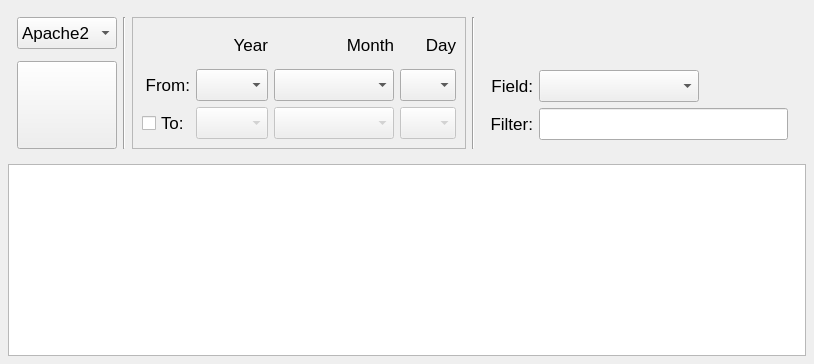
          <widget class="QWidget" name="StatsTabsPage4">
           <layout class="QGridLayout" name="gridLayout_13">
            <property name="leftMargin">
             <number>8</number>
            </property>
            <property name="topMargin">
             <number>8</number>
            </property>
            <property name="rightMargin">
             <number>8</number>
            </property>
            <property name="bottomMargin">
             <number>8</number>
            </property>
            <item row="0" column="0">
             <widget class="QFrame" name="frame_StatsDay_Opt">
              <property name="sizePolicy">
               <sizepolicy hsizetype="Expanding" vsizetype="Preferred">
                <horstretch>0</horstretch>
                <verstretch>0</verstretch>
               </sizepolicy>
              </property>
              <layout class="QGridLayout" name="gridLayout_11">
               <item row="0" column="2" rowspan="3">
                <widget class="QFrame" name="frame_StatsDay_Date">
                 <property name="frameShape">
                  <enum>QFrame::StyledPanel</enum>
                 </property>
                 <property name="frameShadow">
                  <enum>QFrame::Sunken</enum>
                 </property>
                 <layout class="QGridLayout" name="gridLayout_9">
                  <item row="0" column="2">
                   <widget class="QLabel" name="label_StatsDay_Month">
                    <property name="font">
                     <font>
                      <pointsize>13</pointsize>
                     </font>
                    </property>
                    <property name="text">
                     <string>Month</string>
                    </property>
                    <property name="alignment">
                     <set>Qt::AlignRight|Qt::AlignTrailing|Qt::AlignVCenter</set>
                    </property>
                   </widget>
                  </item>
                  <item row="0" column="3">
                   <widget class="QLabel" name="label_StatsDay_Day">
                    <property name="font">
                     <font>
                      <pointsize>13</pointsize>
                     </font>
                    </property>
                    <property name="text">
                     <string>Day</string>
                    </property>
                    <property name="alignment">
                     <set>Qt::AlignRight|Qt::AlignTrailing|Qt::AlignVCenter</set>
                    </property>
                   </widget>
                  </item>
                  <item row="1" column="0">
                   <widget class="QLabel" name="label_StatsDay_From">
                    <property name="font">
                     <font>
                      <pointsize>13</pointsize>
                     </font>
                    </property>
                    <property name="text">
                     <string>From:</string>
                    </property>
                    <property name="alignment">
                     <set>Qt::AlignRight|Qt::AlignTrailing|Qt::AlignVCenter</set>
                    </property>
                   </widget>
                  </item>
                  <item row="2" column="1">
                   <widget class="QComboBox" name="box_StatsDay_ToYear">
                    <property name="enabled">
                     <bool>false</bool>
                    </property>
                    <property name="minimumSize">
                     <size>
                      <width>0</width>
                      <height>32</height>
                     </size>
                    </property>
                    <property name="maximumSize">
                     <size>
                      <width>72</width>
                      <height>32</height>
                     </size>
                    </property>
                    <property name="font">
                     <font>
                      <pointsize>13</pointsize>
                     </font>
                    </property>
                    <property name="placeholderText">
                     <string notr="true">-</string>
                    </property>
                   </widget>
                  </item>
                  <item row="1" column="1">
                   <widget class="QComboBox" name="box_StatsDay_FromYear">
                    <property name="sizePolicy">
                     <sizepolicy hsizetype="Fixed" vsizetype="Fixed">
                      <horstretch>0</horstretch>
                      <verstretch>0</verstretch>
                     </sizepolicy>
                    </property>
                    <property name="minimumSize">
                     <size>
                      <width>0</width>
                      <height>32</height>
                     </size>
                    </property>
                    <property name="maximumSize">
                     <size>
                      <width>72</width>
                      <height>32</height>
                     </size>
                    </property>
                    <property name="font">
                     <font>
                      <pointsize>13</pointsize>
                     </font>
                    </property>
                    <property name="placeholderText">
                     <string notr="true">-</string>
                    </property>
                   </widget>
                  </item>
                  <item row="0" column="1">
                   <widget class="QLabel" name="label_StatsDay_Year">
                    <property name="font">
                     <font>
                      <pointsize>13</pointsize>
                     </font>
                    </property>
                    <property name="text">
                     <string>Year</string>
                    </property>
                    <property name="alignment">
                     <set>Qt::AlignRight|Qt::AlignTrailing|Qt::AlignVCenter</set>
                    </property>
                   </widget>
                  </item>
                  <item row="1" column="3">
                   <widget class="QComboBox" name="box_StatsDay_FromDay">
                    <property name="minimumSize">
                     <size>
                      <width>0</width>
                      <height>32</height>
                     </size>
                    </property>
                    <property name="maximumSize">
                     <size>
                      <width>56</width>
                      <height>32</height>
                     </size>
                    </property>
                    <property name="font">
                     <font>
                      <pointsize>13</pointsize>
                     </font>
                    </property>
                    <property name="placeholderText">
                     <string notr="true">-</string>
                    </property>
                   </widget>
                  </item>
                  <item row="2" column="2">
                   <widget class="QComboBox" name="box_StatsDay_ToMonth">
                    <property name="enabled">
                     <bool>false</bool>
                    </property>
                    <property name="minimumSize">
                     <size>
                      <width>0</width>
                      <height>32</height>
                     </size>
                    </property>
                    <property name="maximumSize">
                     <size>
                      <width>16777215</width>
                      <height>32</height>
                     </size>
                    </property>
                    <property name="font">
                     <font>
                      <pointsize>13</pointsize>
                     </font>
                    </property>
                    <property name="placeholderText">
                     <string notr="true">-</string>
                    </property>
                   </widget>
                  </item>
                  <item row="2" column="0">
                   <widget class="QCheckBox" name="checkBox_StatsDay_Period">
                    <property name="font">
                     <font>
                      <pointsize>13</pointsize>
                     </font>
                    </property>
                    <property name="text">
                     <string>To:</string>
                    </property>
                   </widget>
                  </item>
                  <item row="2" column="3">
                   <widget class="QComboBox" name="box_StatsDay_ToDay">
                    <property name="enabled">
                     <bool>false</bool>
                    </property>
                    <property name="minimumSize">
                     <size>
                      <width>0</width>
                      <height>32</height>
                     </size>
                    </property>
                    <property name="maximumSize">
                     <size>
                      <width>56</width>
                      <height>32</height>
                     </size>
                    </property>
                    <property name="font">
                     <font>
                      <pointsize>13</pointsize>
                     </font>
                    </property>
                    <property name="placeholderText">
                     <string notr="true">-</string>
                    </property>
                   </widget>
                  </item>
                  <item row="1" column="2">
                   <widget class="QComboBox" name="box_StatsDay_FromMonth">
                    <property name="minimumSize">
                     <size>
                      <width>120</width>
                      <height>32</height>
                     </size>
                    </property>
                    <property name="maximumSize">
                     <size>
                      <width>16777215</width>
                      <height>32</height>
                     </size>
                    </property>
                    <property name="font">
                     <font>
                      <pointsize>13</pointsize>
                     </font>
                    </property>
                    <property name="placeholderText">
                     <string notr="true">-</string>
                    </property>
                   </widget>
                  </item>
                 </layout>
                </widget>
               </item>
               <item row="0" column="4" rowspan="3">
                <widget class="QFrame" name="frame_StatsDay_Field">
                 <layout class="QGridLayout" name="gridLayout_8">
                  <item row="2" column="1">
                   <widget class="QLineEdit" name="inLine_StatsDay_Filter">
                    <property name="minimumSize">
                     <size>
                      <width>0</width>
                      <height>32</height>
                     </size>
                    </property>
                    <property name="maximumSize">
                     <size>
                      <width>16777215</width>
                      <height>32</height>
                     </size>
                    </property>
                    <property name="font">
                     <font>
                      <pointsize>13</pointsize>
                     </font>
                    </property>
                    <property name="toolTip">
                     <string>With strings, only the lines in which the field is starting with this string will be used.
With numbers, use '!', '=','&lt;' or '&gt;' to declare what to use</string>
                    </property>
                   </widget>
                  </item>
                  <item row="0" column="0" colspan="2">
                   <spacer name="verticalSpacer">
                    <property name="orientation">
                     <enum>Qt::Vertical</enum>
                    </property>
                    <property name="sizeType">
                     <enum>QSizePolicy::Fixed</enum>
                    </property>
                    <property name="sizeHint" stdset="0">
                     <size>
                      <width>298</width>
                      <height>44</height>
                     </size>
                    </property>
                   </spacer>
                  </item>
                  <item row="1" column="0">
                   <widget class="QLabel" name="label_StatsDay_LogsField">
                    <property name="font">
                     <font>
                      <pointsize>13</pointsize>
                     </font>
                    </property>
                    <property name="text">
                     <string>Field:</string>
                    </property>
                    <property name="alignment">
                     <set>Qt::AlignRight|Qt::AlignTrailing|Qt::AlignVCenter</set>
                    </property>
                   </widget>
                  </item>
                  <item row="1" column="1">
                   <widget class="QComboBox" name="box_StatsDay_LogsField">
                    <property name="minimumSize">
                     <size>
                      <width>0</width>
                      <height>32</height>
                     </size>
                    </property>
                    <property name="maximumSize">
                     <size>
                      <width>160</width>
                      <height>32</height>
                     </size>
                    </property>
                    <property name="font">
                     <font>
                      <pointsize>13</pointsize>
                     </font>
                    </property>
                    <property name="toolTip">
                     <string>Select a log field to view</string>
                    </property>
                   </widget>
                  </item>
                  <item row="2" column="0">
                   <widget class="QLabel" name="label_StatsDay_Filter">
                    <property name="font">
                     <font>
                      <pointsize>13</pointsize>
                     </font>
                    </property>
                    <property name="text">
                     <string>Filter:</string>
                    </property>
                    <property name="alignment">
                     <set>Qt::AlignRight|Qt::AlignTrailing|Qt::AlignVCenter</set>
                    </property>
                   </widget>
                  </item>
                 </layout>
                </widget>
               </item>
               <item row="0" column="3" rowspan="3">
                <widget class="Line" name="gline_StatsDay_2">
                 <property name="orientation">
                  <enum>Qt::Vertical</enum>
                 </property>
                </widget>
               </item>
               <item row="2" column="0">
                <widget class="QPushButton" name="button_StatsDay_Draw">
                 <property name="minimumSize">
                  <size>
                   <width>100</width>
                   <height>88</height>
                  </size>
                 </property>
                 <property name="maximumSize">
                  <size>
                   <width>16777215</width>
                   <height>88</height>
                  </size>
                 </property>
                 <property name="font">
                  <font>
                   <pointsize>23</pointsize>
                  </font>
                 </property>
                 <property name="cursor">
                  <cursorShape>PointingHandCursor</cursorShape>
                 </property>
                 <property name="toolTip">
                  <string>Draw the chart</string>
                 </property>
                 <property name="iconSize">
                  <size>
                   <width>44</width>
                   <height>44</height>
                  </size>
                 </property>
                </widget>
               </item>
               <item row="0" column="1" rowspan="3">
                <widget class="Line" name="gline_StatsDay_1">
                 <property name="orientation">
                  <enum>Qt::Vertical</enum>
                 </property>
                </widget>
               </item>
               <item row="1" column="0">
                <spacer name="spacer_StatsDay_2">
                 <property name="orientation">
                  <enum>Qt::Vertical</enum>
                 </property>
                 <property name="sizeType">
                  <enum>QSizePolicy::Fixed</enum>
                 </property>
                 <property name="sizeHint" stdset="0">
                  <size>
                   <width>20</width>
                   <height>6</height>
                  </size>
                 </property>
                </spacer>
               </item>
               <item row="0" column="0">
                <widget class="QComboBox" name="box_StatsDay_WebServer">
                 <property name="minimumSize">
                  <size>
                   <width>100</width>
                   <height>32</height>
                  </size>
                 </property>
                 <property name="maximumSize">
                  <size>
                   <width>16777215</width>
                   <height>32</height>
                  </size>
                 </property>
                 <property name="font">
                  <font>
                   <pointsize>13</pointsize>
                  </font>
                 </property>
                 <property name="toolTip">
                  <string>Select a Web Server</string>
                 </property>
                 <property name="sizeAdjustPolicy">
                  <enum>QComboBox::AdjustToContents</enum>
                 </property>
                 <item>
                  <property name="text">
                   <string>Apache2</string>
                  </property>
                 </item>
                 <item>
                  <property name="text">
                   <string>Nginx</string>
                  </property>
                 </item>
                 <item>
                  <property name="text">
                   <string>IIS</string>
                  </property>
                 </item>
                </widget>
               </item>
              </layout>
             </widget>
            </item>
            <item row="1" column="0">
             <widget class="QChartView" name="chart_StatsDay"/>
            </item>
           </layout>
          </widget>
